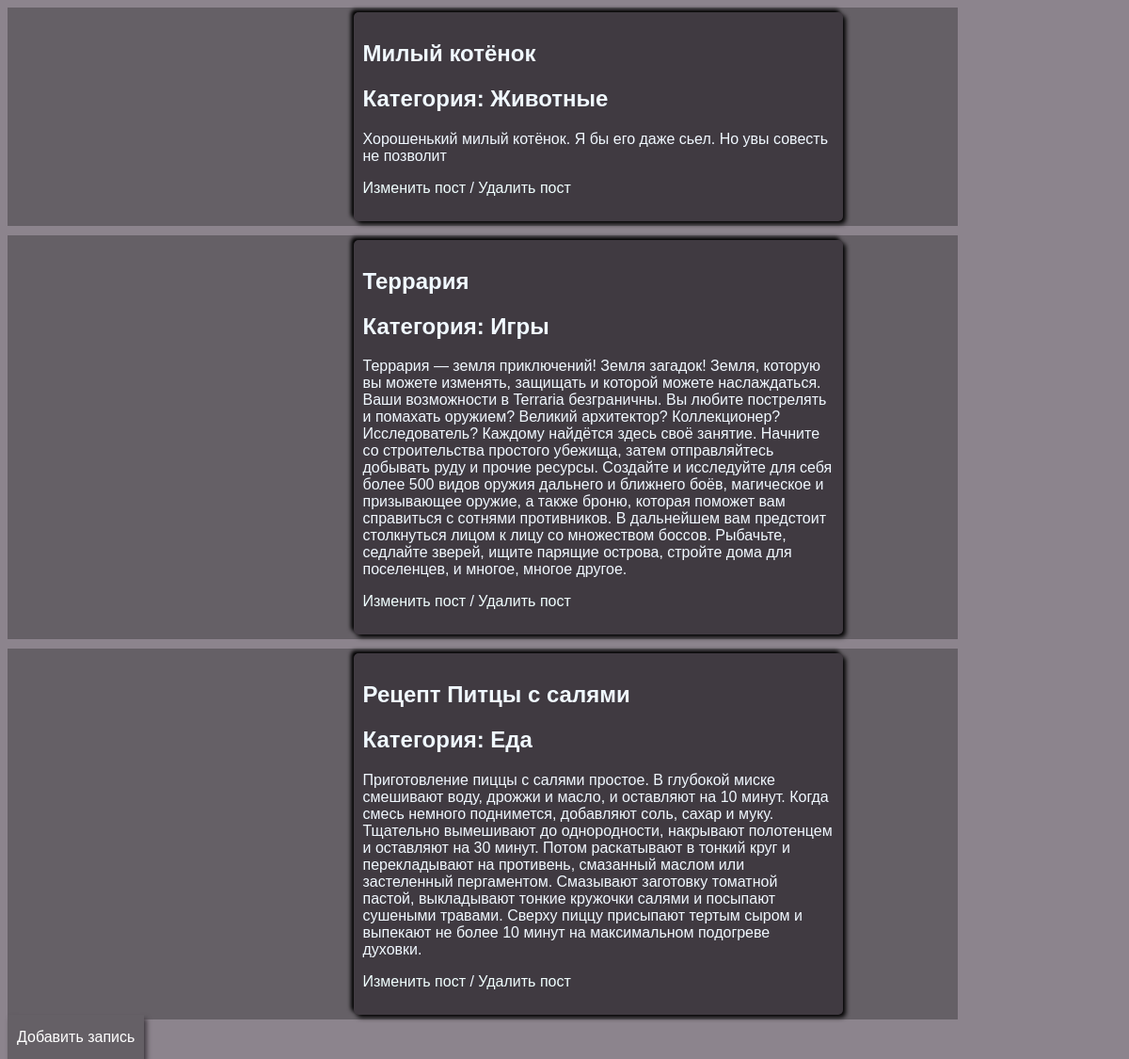
The page / on the database its author committed.
### main/models.py (models this page shows, shortened)
class Post(models.Model):
    CATEGORY = [
        ('Животные', 'Животные'),
        ('Игры', 'Игры'),
        ('Еда', 'Еда'),
        ('Новости','Новости'),
        ('Учёба','Учёба')
    ]
    name = models.CharField(max_length=35)
    category = models.CharField(max_length=9,choices=CATEGORY)
    publicate = models.BooleanField(default=True)
    text = models.TextField()
    image_url = models.URLField()

### main/views.py (the view)
# urls.py: path('', views.index),
def index(request):
    post = Post.objects.filter(publicate=True)
    return render(request, 'index.html', {'posts': post})

### main/templates/index.html (shortened to what this page needs)
<!doctype html>
{% load static %}
<html lang="ru">
<head>
    <link rel="stylesheet" href="{% static 'css/style.css' %}">
</head>
<body>
    <section class="posts">
        {% for post in posts %}
        <div class="post">
            <div class="block">
                <h1 class="title">{{post.name}}</h1>
                <h2 class="suptitle">Категория: {{ post.category }}</h2>
                <p class="text">{{ post.text }}</p>
                <p class="text"><a href="formEdit/{{ post.id }}">Изменить пост</a> / <a href="delete/{{ post.id }}">Удалить пост</a></p>
            </div>
        </div>
        {% endfor %}
    </section>
        <a href="formCreate" class="btn">Добавить запись</a>
</body>
</html>

### main/static/css/style.css (style rules this page uses)
* { font-family: Verdana, Geneva, Tahoma, sans-serif; }
a { text-decoration: none; color: white; }
body { background-color: #8c848d; }
.post { display: flex; background-color:#656066; padding: 5px; justify-content: space-around; width: max-content; align-items: center; color: aliceblue; width: 1000px; margin-bottom: 10px; }
.block { margin-left: 10px; border-radius: 5px; padding: 10px; max-width: 500px; background-color: #403a41; box-shadow: 3px 3px 5px black, -3px -3px 4px black; }
.block a { color: azure; }
.btn { margin-top: 20px; box-shadow: 3px 4px 5px #403a41; padding: 15px 10px; background-color: #656066; }
::placeholder { color: white; font-family: Verdana, Geneva, Tahoma, sans-serif; }

### rows shown on the page
Post: name "Милый котёнок", category "Животные", text "Хорошенький милый котёнок. Я бы его даже сьел. Но увы совесть не позволит"
Post: name "Террария", category "Игры", text "Террария — земля приключений! Земля загадок! Земля, которую вы можете изменять, защищать и которой можете наслаждаться. Ваши возможности в Terraria безграничны. Вы любите пострелять и помахать оружием? Великий архитектор? Коллекционер? Исследователь? Каждому найдётся здесь своё занятие. Начните со строительства простого убежища, затем отправляйтесь добывать руду и прочие ресурсы. Создайте и исследуйте для себя более 500 видов оружия дальнего и ближнего боёв, магическое и призывающее оружие, а также броню, которая поможет вам справиться с сотнями противников. В дальнейшем вам предстоит столкнуться лицом к лицу со множеством боссов. Рыбачьте, седлайте зверей, ищите парящие острова, стройте…"
Post: name "Рецепт Питцы с салями", category "Еда", text "Приготовление пиццы с салями простое. В глубокой миске смешивают воду, дрожжи и масло, и оставляют на 10 минут. Когда смесь немного поднимется, добавляют соль, сахар и муку. Тщательно вымешивают до однородности, накрывают полотенцем и оставляют на 30 минут. Потом раскатывают в тонкий круг и перекладывают на противень, смазанный маслом или застеленный пергаментом. Смазывают заготовку томатной пастой, выкладывают тонкие кружочки салями и посыпают сушеными травами. Сверху пиццу присыпают тертым сыром и выпекают не более 10 минут на максимальном подогреве духовки."
